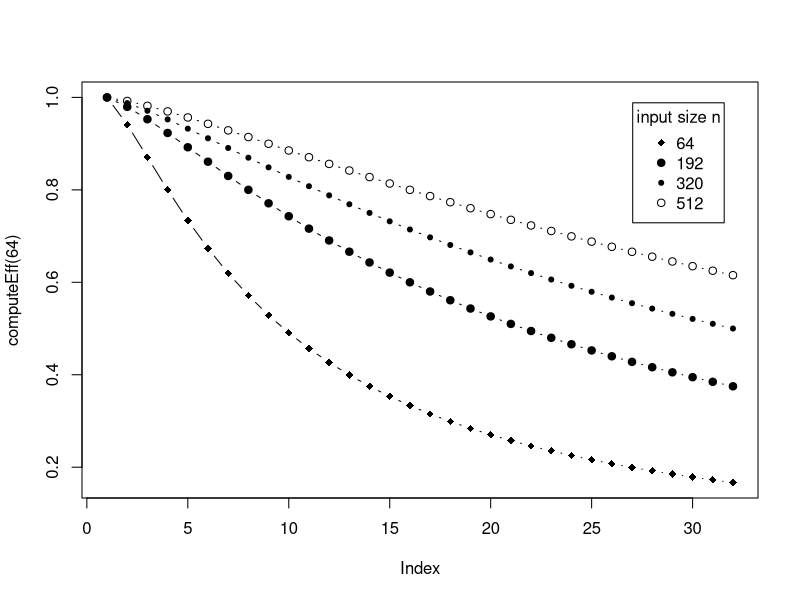

This figure's R source:
#
#
# plotting the efficiency of functions

setwd('/home/jburns/Scalable.Computing/week10')

computeEff <- function(n) {
	p <- c(1:32)

	Ts <- n
	Tp <- n/p + 2*log2(p)
	To <- p*Tp - Ts
	
	E <- 1 / (1 + To / Ts)

	return (E)
}

plot(computeEff(64), type='b', pch=18)
legend("topright", inset=.05, title="input size n", c("64","192","320", "512"), pch=18:21)
lines(computeEff(192), type='b', pch=19)
lines(computeEff(320), type='b', pch=20)
lines(computeEff(512), type='b', pch=21)

